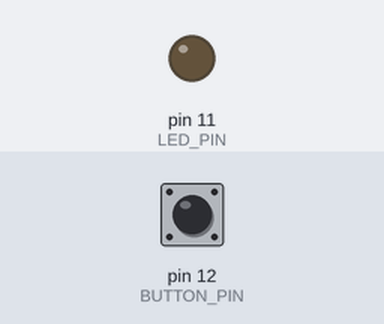
Bench run of a sketch on a simulated Arduino Uno, built with avr-gcc and run on an emulated ATmega328P. On the bench: output pins drawn as LEDs (lit = HIGH). The inputs (shaded band) are chosen by the test bench; at power-on: pin 12 (BUTTON_PIN) HIGH.

Above: at 1.2 s.
1.3 s: pin 12 (BUTTON_PIN) pulled LOW for 0.15 s
At 1.37 s:
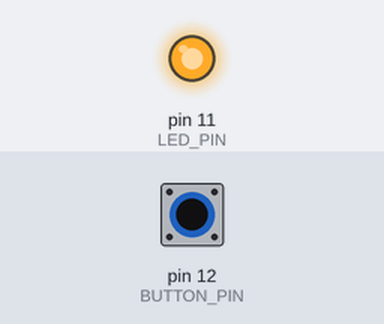
2.9 s: pin 12 (BUTTON_PIN) pulled LOW for 3.2 s
At 7.4 s:
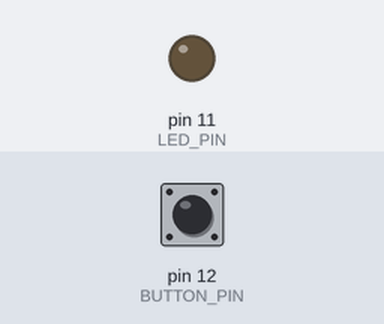
Timing chart, 0 to 8.9 s (numbered marks = the images above; inputs shaded):
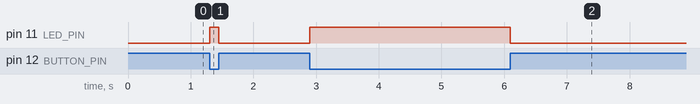

The sketch:

lesson_5.ino
```cpp
const int LED_PIN=11;     // номер вывода светодиода равен 13
const int BUTTON_PIN=12;  // номер вывода кнопки равен 12

void setup() {
  pinMode(LED_PIN, OUTPUT);    // определяем вывод 13 (светодиод) как выход
  pinMode(BUTTON_PIN, INPUT_PULLUP);  // определяем вывод 12 (кнопка) как вход

}

void loop() {
  digitalWrite(LED_PIN, ! digitalRead(BUTTON_PIN) );
}
```

Measured:
- after the input at 1.3 s, pin 11 (LED_PIN): LOW → HIGH at once, → LOW 0.15 s later
- after the input at 2.9 s, pin 11 (LED_PIN): LOW → HIGH at once, → LOW 3.2 s later
